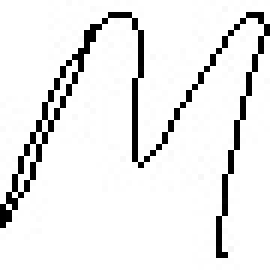
#> input picture Assessment Task 1/student_25349642/M/M_85372.jpg, 45 x 45 px, given as the content of the folder ./output/train/+, which was not available (shown 6 times larger)
$ jupyter execute --allow-errors AT1-PartA-SVM.ipynb   (shell and % lines are left out)   (text cells are left out)
#> lines starting #> are read from the running program, lines starting #| are printed output that depends on the picture; pictures that were not available may be replaced by others from this repository, and a replacement may not be noted
[cell 1]
import splitfolders

splitfolders.ratio("student_25349642", output="output", seed=1337, ratio=(.8, .1, .1),
                   group_prefix=None, group=None, formats=(".jpg", ".jpeg", ".png"), move=False, shuffle=True)
#> (this line was passed over: splitfolders is not available in this run)

[cell 2]
import numpy as np
import matplotlib.pyplot as plt
from skimage import feature # This pacakge is used for LBP feature extraction
from sklearn import svm # This pacakge is used for svm classification
from sklearn import metrics
import cv2
import seaborn as sns # This pacakge is used for better visualization of data (e.g confusion matrix)
import os
from sklearn.model_selection import train_test_split
from skimage.feature import local_binary_pattern
from sklearn.metrics import accuracy_score, confusion_matrix, classification_report

[cell 3]
labelName = ['+', 'beta', 'cos', 'leq', 'M', 'N', 'R', 'rightarrow', 'S', 'z']

def load_dataset(path):

#> called with path = './output/train'
    data = []
    labels = []

    for label in labelName:
        class_path = os.path.join(path, label)

        for img_name in os.listdir(class_path):
            img_path = os.path.join(class_path, img_name)

            img = cv2.imread(img_path, cv2.IMREAD_GRAYSCALE)
#> img is the input picture: shape (45, 45); min 0, max 255, mean 234
            img = cv2.resize(img, (28, 28))
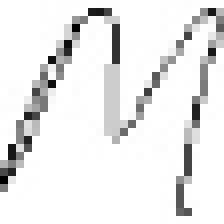
#> img: shape (28, 28) (shown 8 times larger); min 0, max 255, mean 233.7

            data.append(img.flatten())
            labels.append(labelName.index(label))

    return np.array(data), np.array(labels)

[cell 4]
X_train, y_train = load_dataset('./output/train')
X_test, y_test = load_dataset('./output/test')
X_val, y_val = load_dataset('./output/val')

[cell 5]
print(np.shape(X_train))
#| (10, 784)
print(np.shape(X_test))
#| (10, 784)
print(np.shape(X_val))
#| (10, 784)

[cell 6]
X_train=X_train.reshape(-1,28,28)
X_test=X_test.reshape(-1,28,28)
X_val=X_val.reshape(-1,28,28)

# print the size of the result reshaped train and test data splits

print("Train dataset after reshaping:{}".format(np.shape(X_train)))
#| Train dataset after reshaping:(10, 28, 28)
print("Test dataset after reshaping :{}".format(np.shape(X_test)))
#| Test dataset after reshaping :(10, 28, 28)
print("Val dataset after reshaping :{}".format(np.shape(X_val)))
#| Val dataset after reshaping :(10, 28, 28)

[cell 7]
img_index = 10
fig = plt.figure()
ax1 = fig.add_subplot(2,2,1)
ax1.axis('off')
#> (the rest of this cell did not finish here and is left out)

[cell 8]
class LocalBinaryPatterns:
	def __init__(self, numPoints, radius):
		# store the number of points and radius
		self.numPoints = numPoints
		self.radius = radius

	def LBPfeatures(self, image, eps=1e-7):
		# compute the Local Binary Pattern representation
		# of the image, and then use the LBP representation
		# to build the histogram of patterns
		lbp = feature.local_binary_pattern(image, self.numPoints,
			self.radius, method="uniform")
    # Form the histogram
		(hist, _) = np.histogram(lbp.ravel(),
			bins=np.arange(0, self.numPoints + 3),
			range=(0, self.numPoints + 2))

		# normalize the histogram
		hist = hist.astype("float")
		hist /= (hist.sum() + eps)

		# return the histogram of Local Binary Patterns
		return hist

[cell 9]
# Create an object of LocalBinaryPatterns class and initial the parameters.
desc = LocalBinaryPatterns(24, 8)
data_train_lbp = []
labels_train_lbp = []

## WRITE YOUR CODE HERE (~ 3 lines)
# loop over the training images
for img_index in range(len(X_train)):
	# load the train image, and extract LBP features
	image = (X_train[img_index])
	hist = desc.LBPfeatures(image)
## END YOUR CODE HERE

	# extract the label from the image path, then update the
	# label and data lists
	labels_train_lbp.append(y_train[img_index])
	data_train_lbp.append(hist)
#> this loop made 10 passes
#> pass 1, in LBPfeatures, `lbp = feature.local_binary_pattern(image, self.numPoints, self.radius,..`:
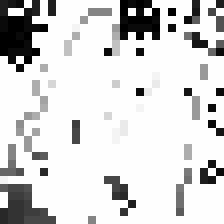
#> lbp: shape (28, 28) float64 (shown 8 times larger); min 0, max 25, mean 21; drawn with min black and max white

[cell 10]
# train a SVM clasifier on the training data
# Initialize the SVM model
# Use rbf Kernel, c = 100 and randon_state=42

## WRITE YOUR CODE HERE (~ 2 lines)
model_lbp = svm.SVC(kernel='rbf', C = 100, random_state = 42, gamma='scale')
# Start training the SVM classifier
model_lbp.fit(data_train_lbp, labels_train_lbp)
## END YOUR CODE HERE

data_val_lbp = []
labels_val_lbp = []

for img_index in range(len(X_val)):
    image = (X_val[img_index])
    hist = desc.LBPfeatures(image)

    labels_val_lbp.append(y_val[img_index])
    data_val_lbp.append(hist)

val_accuracy = model_lbp.score(data_val_lbp, labels_val_lbp)
print("Validation Accuracy:", val_accuracy)

print(np.shape(data_train_lbp))
#| (10, 26)
print(np.shape(labels_train_lbp))
#| (10,)

[cell 11]
# Check the training accuray
print("Train set Accuracy: {:.2f}".format(model_lbp.score(data_train_lbp, labels_train_lbp)))

# Expected training set Accuracy 0.60

[cell 12]
prediction_lbp=[]
predict_label_lbp=[]
# Exract LBP features for each test sample and classify it with the trained SVM classifier

## WRITE YOUR CODE HERE (~ 2 lines)
for im_index in range(len(X_test)):
  imag = X_test[im_index]

  # Extract LBP feature
  histo = desc.LBPfeatures(imag)
  # Perform classification, Hint: use model.predict()
  prediction = model_lbp.predict(histo.reshape(1, -1))[0]
## END YOUR CODE HERE

  # Store the classfication result
  prediction_lbp.append(prediction)
  predict_label_lbp.append(y_test[im_index])

[cell 13]
accuracy = metrics.accuracy_score(y_test, prediction_lbp)
print("Accuracy on test dataset:", accuracy)

[cell 14]
# plot the confusion matrix
cm_lbp  = metrics.confusion_matrix(y_test, prediction_lbp)
print(cm_lbp)

# Plot confusion matrix using seaborn library
plt.figure(figsize=(9,9))
sns.heatmap(cm_lbp, annot=True, fmt=".3f", linewidths=.5, square = True, cmap = 'Blues_r');
plt.ylabel('Actual label');
plt.xlabel('Predicted label');
all_sample_title = 'Accuracy Score: {0}'.format(accuracy)
plt.title(all_sample_title, size = 15);
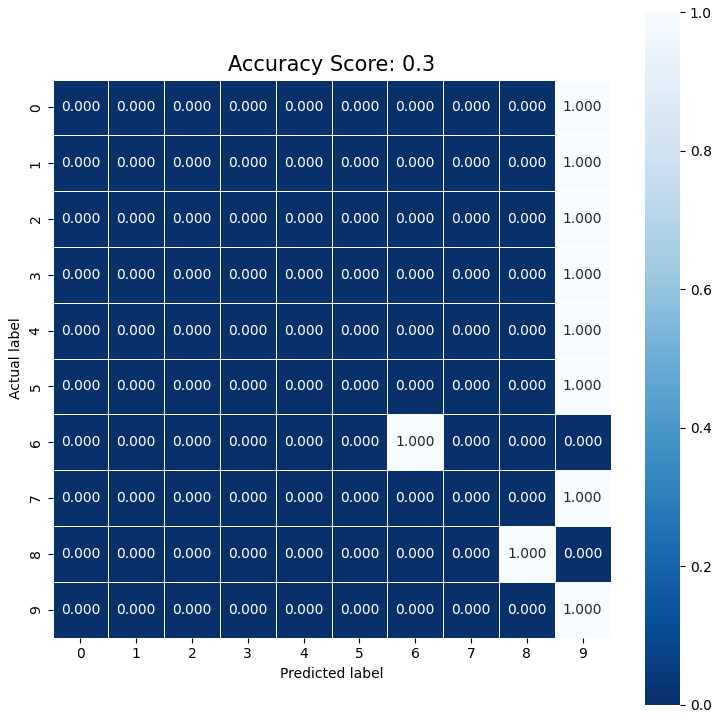
#> figure drawn by matplotlib, 2 panels

[cell 15]
# Display some classification result on test samples
images = []
pred_label = []
true_label = []

# randomly select a few testing fashion items
for i in np.random.choice(np.arange(0, len(y_test)), size=(16,)):
  # classify the clothing
  histog = desc.LBPfeatures(X_test[i])
  prediction = model_lbp.predict(histog.reshape(1, -1))[0]
  label = labelName[prediction]
  orig_label = labelName[y_test[i]]
  image = X_test[i]
  image = cv2.merge([image] * 3)
  image = cv2.resize(image, (96, 96), interpolation=cv2.INTER_LINEAR)

  # cv2.putText(image, f"Predicted Label: {label}", (5, 20), cv2.FONT_HERSHEY_SIMPLEX, 0.50, (0, 255, 0), 2)
  # cv2.putText(image, f"True Label: {orig_label}", (5, 20), cv2.FONT_HERSHEY_SIMPLEX, 0.50, (255, 0, 0), 2)

  images.append(image)
  pred_label.append(label)
  true_label.append(orig_label)
#> this loop made 16 passes
#> pass 1, `image = cv2.resize(image, (96, 96), interpolation=cv2.INTER_LINEAR)`:
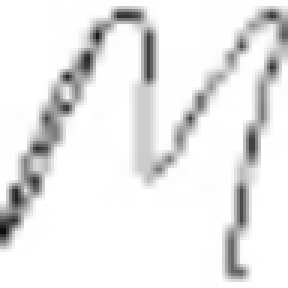
#> image: shape (96, 96, 3) (shown 3 times larger); min 13, max 255, mean 233.7

[cell 16]
## Display the classification results
#Plot the image and the predicted labels
fig = plt.figure()
ax1 = fig.add_subplot(2,2,1)
ax1.imshow(images[0])
ax1.set_title(f"Prediction: {pred_label[0]} | True: {true_label[0]}")
ax1.axis("off")
ax2 = fig.add_subplot(2,2,2)
ax2.imshow(images[1])
ax2.set_title(f"Prediction: {pred_label[1]} | True: {true_label[1]}")
ax2.axis("off")
ax3 = fig.add_subplot(2,2,3)
ax3.imshow(images[2])
ax3.set_title(f"Prediction: {pred_label[2]} | True: {true_label[2]}")
ax3.axis("off")
ax4 = fig.add_subplot(2,2,4)
ax4.imshow(images[3])
ax4.set_title(f"Prediction: {pred_label[3]} | True: {true_label[3]}")
ax4.axis("off")
plt.show()

[cell 17]
print("Test Accuracy: ", accuracy_score(y_test, prediction_lbp))

print(classification_report(y_test, prediction_lbp, target_names=labelName))

[cell 18]
# initialize the data matrix and labels
print("Extracting features from training dataset...")
data_train_hog = []
labels_train_hog = []

# loop over the training images
for img_index in range(len(X_train)):
  # load the image, and extract HOG features it
  ## WRITE YOUR CODE HERE ## (~ 4 lines)
  image = (X_train[img_index])

  # Hint: use orientation =9, pixel_per_cell=(10,10), cells_per_block=2,2,
  # transform_sqrt=True and block_norm="L2-Hys"
  #
  H = feature.hog(image, orientations=9,
                  pixels_per_cell=(10,10),
                  cells_per_block=(2,2),
                  transform_sqrt=True,
                  block_norm='L2-Hys') # Complete the code

  # update the data and labels
  data_train_hog.append(H) # Complete the code
  labels_train_hog.append(y_train[img_index]) # Complete the code
## END YOUR CODE HERE ##
print(np.shape(data_train_hog))
#| (10, 36)
print(np.shape(labels_train_hog))
#| (10,)

[cell 19]
model_hog = svm.SVC(kernel='rbf', C = 100, random_state=42, gamma='scale')
model_hog.fit(data_train_hog, labels_train_hog)

[cell 20]
data_val_hog = []
labels_val_hog = []

for img_index in range(len(X_val)):
    image = X_val[img_index]

    H = feature.hog(image,
                    orientations=9,
                    pixels_per_cell=(10,10),
                    cells_per_block=(2,2),
                    transform_sqrt=True,
                    block_norm='L2-Hys')

    data_val_hog.append(H)
    labels_val_hog.append(y_val[img_index])

val_accuracy_hog = model_hog.score(data_val_hog, labels_val_hog)
print("Validation Accuracy:", val_accuracy_hog)

[cell 21]
# Check the training accuray
print("Train set Accuracy: {:.2f}".format(model_hog.score(data_train_hog,labels_train_hog)))

# Expected training set Accuracy 0.60

[cell 22]
predictions_hog = []

for img_ind in range(len(X_test)):

    img = X_test[img_ind]

    H = feature.hog(img,
                    orientations=9,
                    pixels_per_cell=(10,10),
                    cells_per_block=(2,2),
                    transform_sqrt=True,
                    block_norm='L2-Hys')

    pred = model_hog.predict(H.reshape(1,-1))[0]

    predictions_hog.append(pred)

[cell 23]
accuracy_hog = metrics.accuracy_score(y_test, predictions_hog)
print("Accuracy on test dataset:", accuracy_hog)

[cell 24]
# plot the confusion matrix
cm_hog  = metrics.confusion_matrix(y_test, predictions_hog)
print(cm_hog)

# Plot confusion matrix using seaborn library
plt.figure(figsize=(9,9))
sns.heatmap(cm_hog, annot=True, fmt=".3f", linewidths=.5, square = True, cmap = 'Blues_r');
plt.ylabel('Actual label');
plt.xlabel('Predicted label');
all_sample_title = 'Accuracy Score: {0}'.format(accuracy)
plt.title(all_sample_title, size = 15);

[cell 25]
# Display some classification result on test samples
images = []
pred_label = []
true_label = []

# randomly select a few testing fashion items
for i in np.random.choice(np.arange(0, len(y_test)), size=(16,)):
  # classify the clothing
  H1 = feature.hog(X_test[i],
                   orientations=9,
                   pixels_per_cell=(10,10),
                   cells_per_block=(2,2),
                   transform_sqrt=True,
                   block_norm="L2-Hys")
  prediction = model_hog.predict(H1.reshape(1, -1))[0]
  label = labelName[prediction]
  orig_label = labelName[y_test[i]]
  image = X_test[i]
  image = cv2.merge([image] * 3)
  image = cv2.resize(image, (96, 96), interpolation=cv2.INTER_LINEAR)

  # cv2.putText(image, f"Predicted Label: {label}", (5, 20), cv2.FONT_HERSHEY_SIMPLEX, 0.50, (0, 255, 0), 2)
  # cv2.putText(image, f"True Label: {orig_label}", (5, 20), cv2.FONT_HERSHEY_SIMPLEX, 0.50, (255, 0, 0), 2)

  images.append(image)
  pred_label.append(label)
  true_label.append(orig_label)
#> this loop made 16 passes
#> pass 3, `image = X_test[i]`:
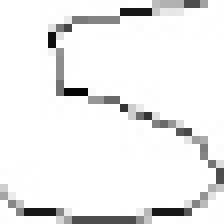
#> image: shape (28, 28) (shown 8 times larger); min 5, max 255, mean 238.3
#> pass 3, `image = cv2.resize(image, (96, 96), interpolation=cv2.INTER_LINEAR)`:
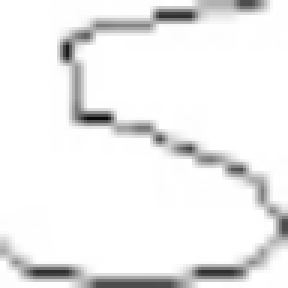
#> image: shape (96, 96, 3) (shown 3 times larger); min 10, max 255, mean 238.2

[cell 26]
np.shape(images[1])
#> Out = (96, 96, 3)

[cell 27]
## Display the classification results
#Plot the image and the predicted labels
fig1 = plt.figure()
ax1 = fig1.add_subplot(2,2,1)
ax1.imshow(images[0])
ax1.set_title(f"Prediction: {pred_label[0]} | True: {true_label[0]}")
ax1.axis("off")
ax2 = fig1.add_subplot(2,2,2)
ax2.imshow(images[1])
ax2.set_title(f"Prediction: {pred_label[1]} | True: {true_label[1]}")
ax2.axis("off")
ax3 = fig1.add_subplot(2,2,3)
ax3.imshow(images[2])
ax3.set_title(f"Prediction: {pred_label[2]} | True: {true_label[2]}")
ax3.axis("off")
ax4 = fig1.add_subplot(2,2,4)
ax4.imshow(images[3])
ax4.set_title(f"Prediction: {pred_label[3]} | True: {true_label[3]}")
ax4.axis("off")
plt.show()

[cell 28]
print("Test Accuracy: ", accuracy_score(y_test, predictions_hog))

print(classification_report(y_test, predictions_hog, target_names=labelName))

[cell 29]
labelName = ['+', 'beta', 'cos', 'leq', 'M', 'N', 'R', 'rightarrow', 'S', 'z']

def load_dataset(path):

#> called with path = './output/train'
    data = []
    labels = []

    for label in labelName:
        class_path = os.path.join(path, label)

        for img_name in os.listdir(class_path):
            img_path = os.path.join(class_path, img_name)

            img = cv2.imread(img_path, cv2.IMREAD_GRAYSCALE)
            img = cv2.resize(img, (28, 28))

            img = img / 255.0
            data.append(img.flatten())
            labels.append(labelName.index(label))

    return np.array(data), np.array(labels)

[cell 30]
X_train, y_train = load_dataset('./output/train')
X_test, y_test = load_dataset('./output/test')
X_val, y_val = load_dataset('./output/val')

[cell 31]
print(np.shape(X_train))
#| (10, 784)
print(np.shape(X_test))
#| (10, 784)
print(np.shape(X_val))
#| (10, 784)

[cell 32]
model_rawpxl = svm.SVC(kernel='rbf', C = 100, random_state=42, gamma='scale')
model_rawpxl.fit(X_train, y_train)

[cell 33]
predictions = model_rawpxl.predict(X_test)

[cell 34]
val_accuracy = model_rawpxl.score(X_val, y_val)
print("Validation Accuracy:", val_accuracy)

[cell 35]
# Check the training accuray
print("Train set Accuracy: {:.2f}".format(model_rawpxl.score(X_train,y_train)))

# Expected training set Accuracy 0.60

[cell 36]
accuracy = metrics.accuracy_score(y_test, predictions)
print("Accuracy on test dataset:",accuracy)

[cell 37]
# plot the confusion matrix
cm_rawpxl  = metrics.confusion_matrix(y_test, predictions)
print(cm_rawpxl)

# Plot confusion matrix using seaborn library
plt.figure(figsize=(9,9))
sns.heatmap(cm_rawpxl, annot=True, fmt=".3f", linewidths=.5, square = True, cmap = 'Blues_r');
plt.ylabel('Actual label');
plt.xlabel('Predicted label');
all_sample_title = 'Accuracy Score: {0}'.format(accuracy)
plt.title(all_sample_title, size = 15);

[cell 38]
# Display some classification result on test samples
images_rawpxl = []
pred_label_rawpxl = []
true_label_rawpxl = []

# randomly select a few testing fashion items
for i in np.random.choice(np.arange(0, len(y_test)), size=(16,)):
  # classify the clothing
  prediction = model_rawpxl.predict(X_test[i].reshape(1, -1))[0]
  label = labelName[prediction]
  orig_label = labelName[y_test[i]]
  image = X_test[i].reshape(28, 28)

  if image.max() <= 1.0:
      image = image * 255.0
  image = image.astype("uint8")
  image = cv2.merge([image] * 3)
  image = cv2.resize(image, (96, 96), interpolation=cv2.INTER_LINEAR)

  # cv2.putText(image, f"Predicted Label: {label}", (5, 20), cv2.FONT_HERSHEY_SIMPLEX, 0.50, (0, 255, 0), 2)
  # cv2.putText(image, f"True Label: {orig_label}", (5, 20), cv2.FONT_HERSHEY_SIMPLEX, 0.50, (255, 0, 0), 2)

  images_rawpxl.append(image)
  pred_label_rawpxl.append(label)
  true_label_rawpxl.append(orig_label)

[cell 39]
np.shape(images[1])
#> Out = (96, 96, 3)
